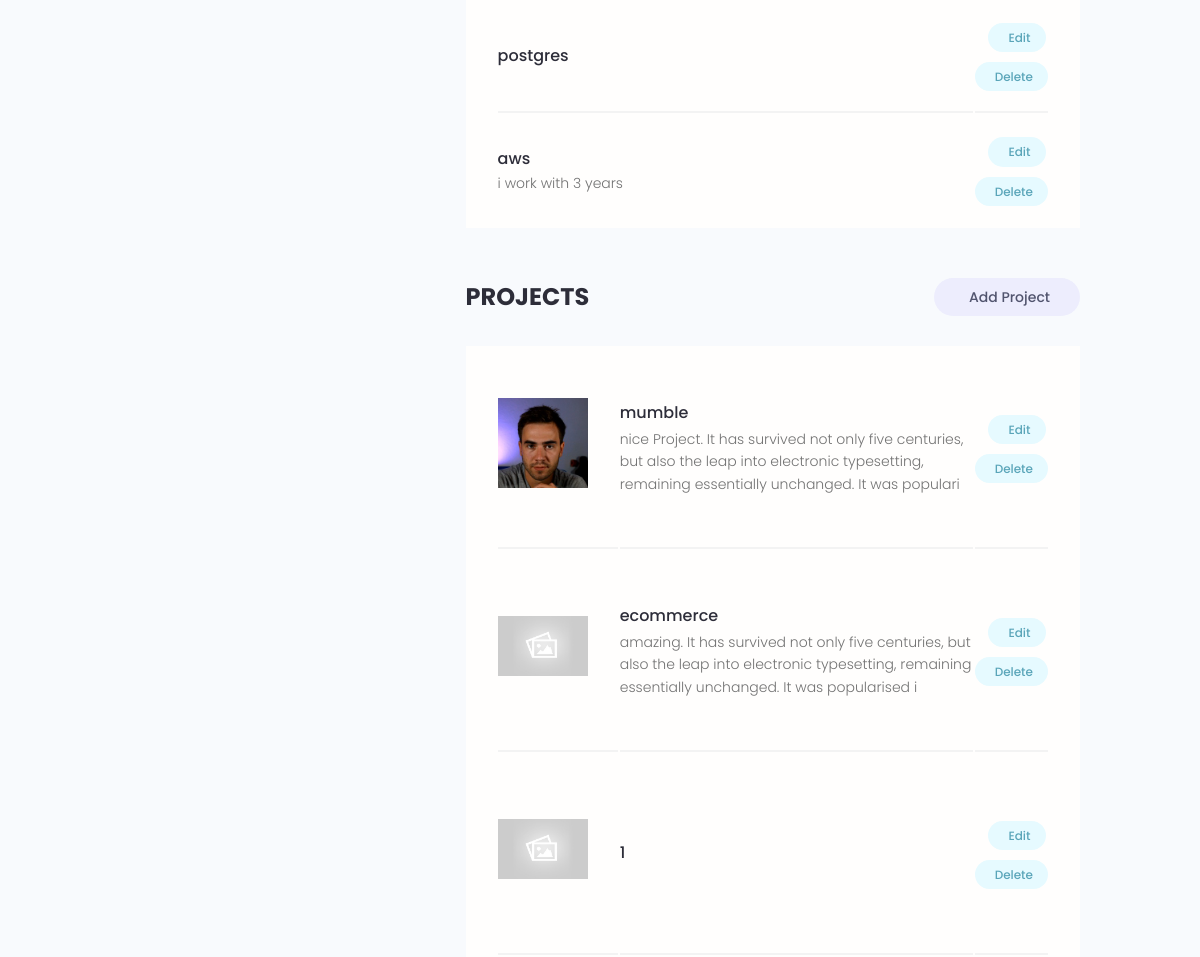
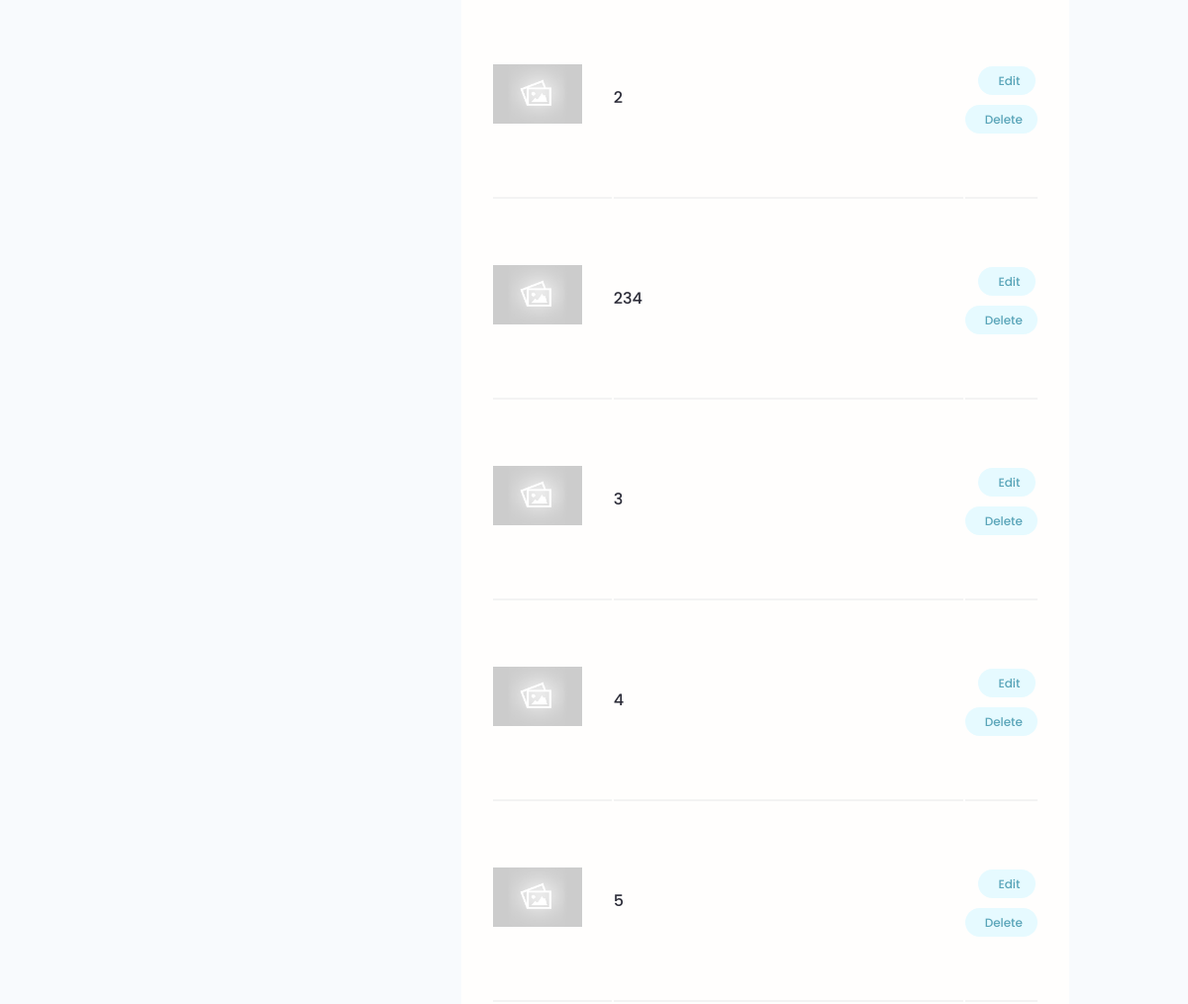
Before: /account/ (signed in, middle part) with the older database file (2 pictures, top to bottom).
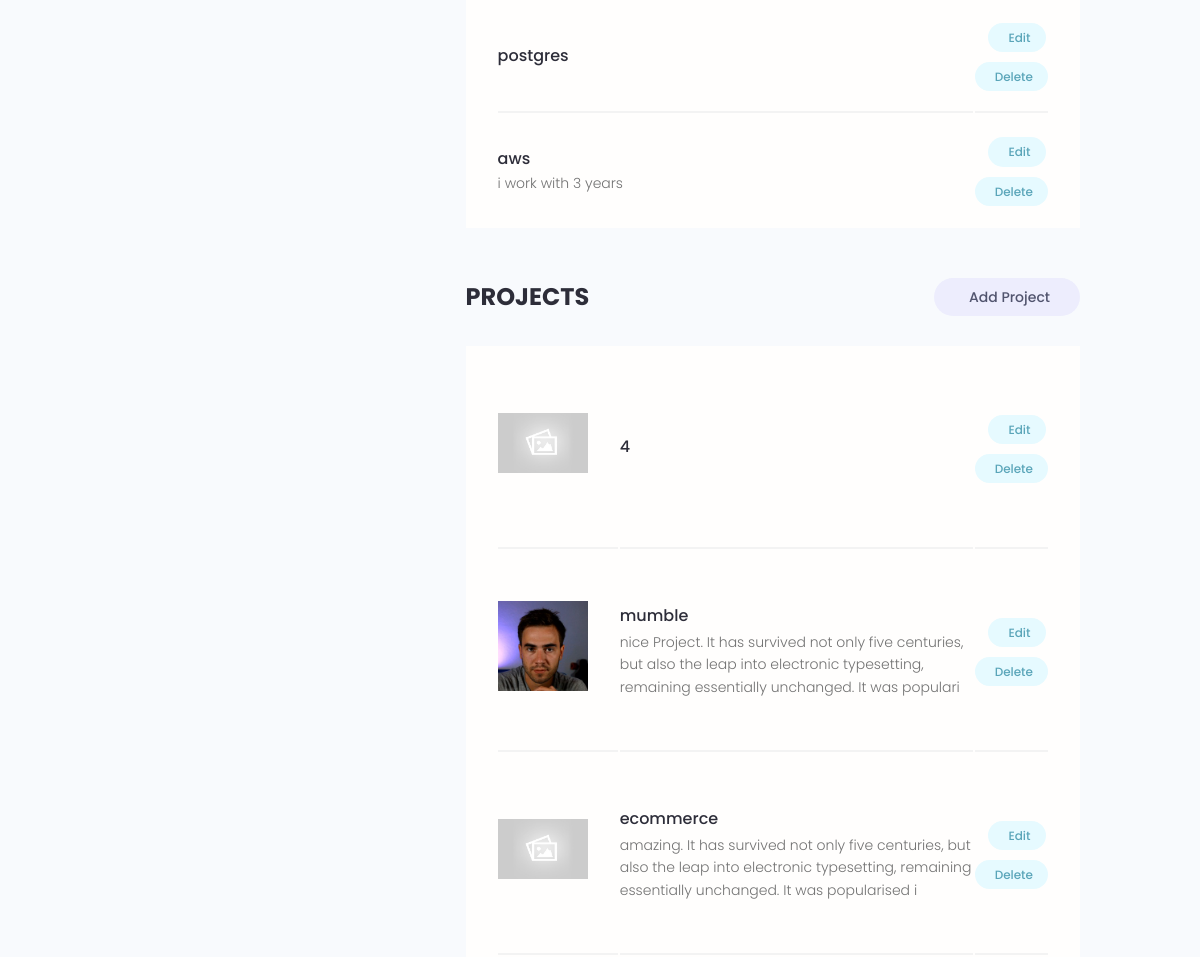
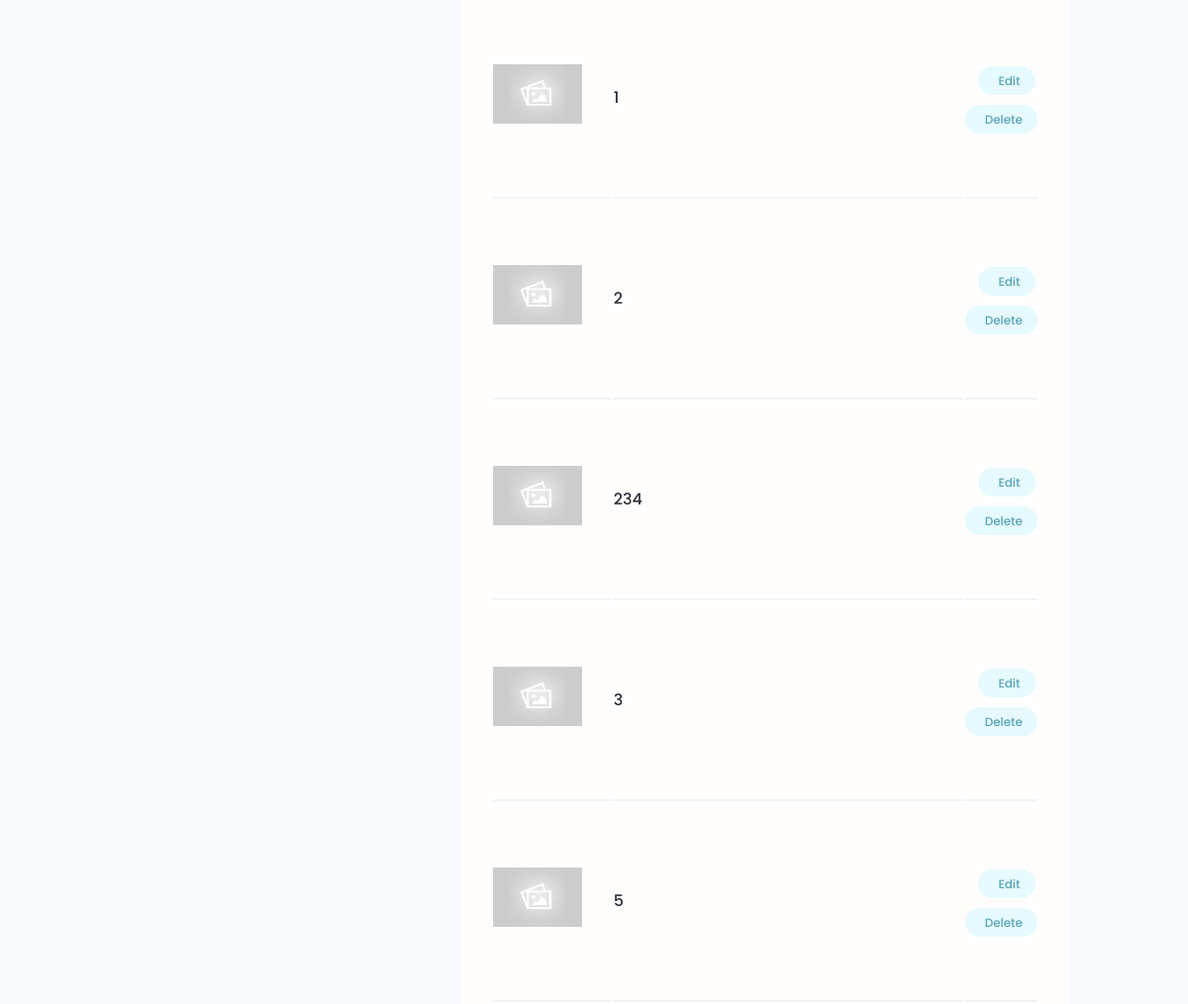
After: the same page with the newer database file (2 pictures, top to bottom).
### users/models.py (models this page shows, shortened)
class Skill(models.Model):
    owner = models.ForeignKey(Profile, on_delete=models.CASCADE, null=True, blank=True)
    name = models.CharField(max_length=200, blank=True, null=True)
    description = models.TextField(null=True, blank=True)
    created = models.DateTimeField(auto_now_add=True)
    id = models.UUIDField(default=uuid.uuid4, unique=True, primary_key=True, editable=False)

### projects/models.py (models this page shows, shortened)
class Project(models.Model):
    owner = models.ForeignKey(Profile, null=True, blank=True, on_delete=models.CASCADE)
    title = models.CharField(max_length=200)
    description = models.TextField(null=True, blank=True)
    featured_image = models.ImageField(null=True, blank=True, default="default.jpg")
    demo_link = models.CharField(max_length=2000, null=True, blank=True)
    source_link = models.CharField(max_length=2000,null=True, blank=True)
    tags = models.ManyToManyField('Tag', blank=True)
    vote_total = models.IntegerField(default=0, null=True, blank=True)
    vote_ratio = models.IntegerField(default=0, null=True, blank=True)
    created = models.DateTimeField(auto_now_add=True)
    id = models.UUIDField(default=uuid.uuid4, unique=True, primary_key=True, editable=False)
    class Meta:
        ordering = ['-vote_ratio', '-vote_total', 'title']
    @property
    def imageURL(self):
        try:
            url = self.featured_image.url
        except:
            url = ''
        return url

### users/views.py (the view)
# urls.py: path('account/', views.userAccount, name="account"),
@login_required(login_url='login')
def userAccount(request):
    profile = request.user.profile
    skills = profile.skill_set.all()
    projects = profile.project_set.all()
    context = {'profile': profile, 'skills': skills, 'projects': projects}
    return render(request, 'users/account.html', context)

### users/models.py (called while the page is built)
    @property
    def imageURL(self):
        try:
            url = self.profile_image.url
        except:
            url = ''
        return url

### users/templates/users/account.html (shortened to what this page needs)
{% extends 'main.html' %}
{% block content %}
  <main class="settingsPage profile my-md">
    <div class="container">
      <div class="layout">
        <div class="column column--1of3">
        </div>
        <div class="column column--2of3">
          <table class="settings__table">
            {% for skill in skills %}
            <tr>
              <td class="settings__tableInfo">
                <h4>{{skill.name}}</h4>
                <p>
                  {{skill.description}}
                </p>
              </td>
              <td class="settings__tableActions">
                <a class="tag tag--pill tag--main settings__btn" href="{% url 'update-skill' skill.id %}"> Edit</a>
                <a class="tag tag--pill tag--main settings__btn" href="{% url 'delete-skill' skill.id %}?next=/account">
                  Delete</a>
              </td>
            </tr>
            {% endfor %}
          </table>
          <div class="settings">
            <h3 class="settings__title">Projects</h3>
            <a class="tag tag--pill tag--sub settings__btn tag--lg" href="{% url 'create-project' %}"> Add Project</a>
          </div>
          <table class="settings__table">
            {% for project in projects %}
            <tr>
              <td class="settings__thumbnail">
                <a href="{% url 'project' project.id %}"><img src="{{project.imageURL}}" alt="Project Thumbnail" /></a>
              </td>
              <td class="settings__tableInfo">
                <a href="{% url 'project' project.id %}">{{project.title}}</a>
                <p>{{project.description|slice:"150"}}</p>
              </td>
              <td class="settings__tableActions">
                <a class="tag tag--pill tag--main settings__btn" href="{% url 'update-project' project.id %}"> Edit</a>
                <a class="tag tag--pill tag--main settings__btn" href="{% url 'delete-project' project.id %}?next=/account">
                  Delete</a>
              </td>
            </tr>
            {% endfor %}
          </table>
        </div>
      </div>
    </div>
  </main>
  {% endblock %}

Changed rows visible on the page:
changed Project (number 1 of 8 on the later page): moves up the list
